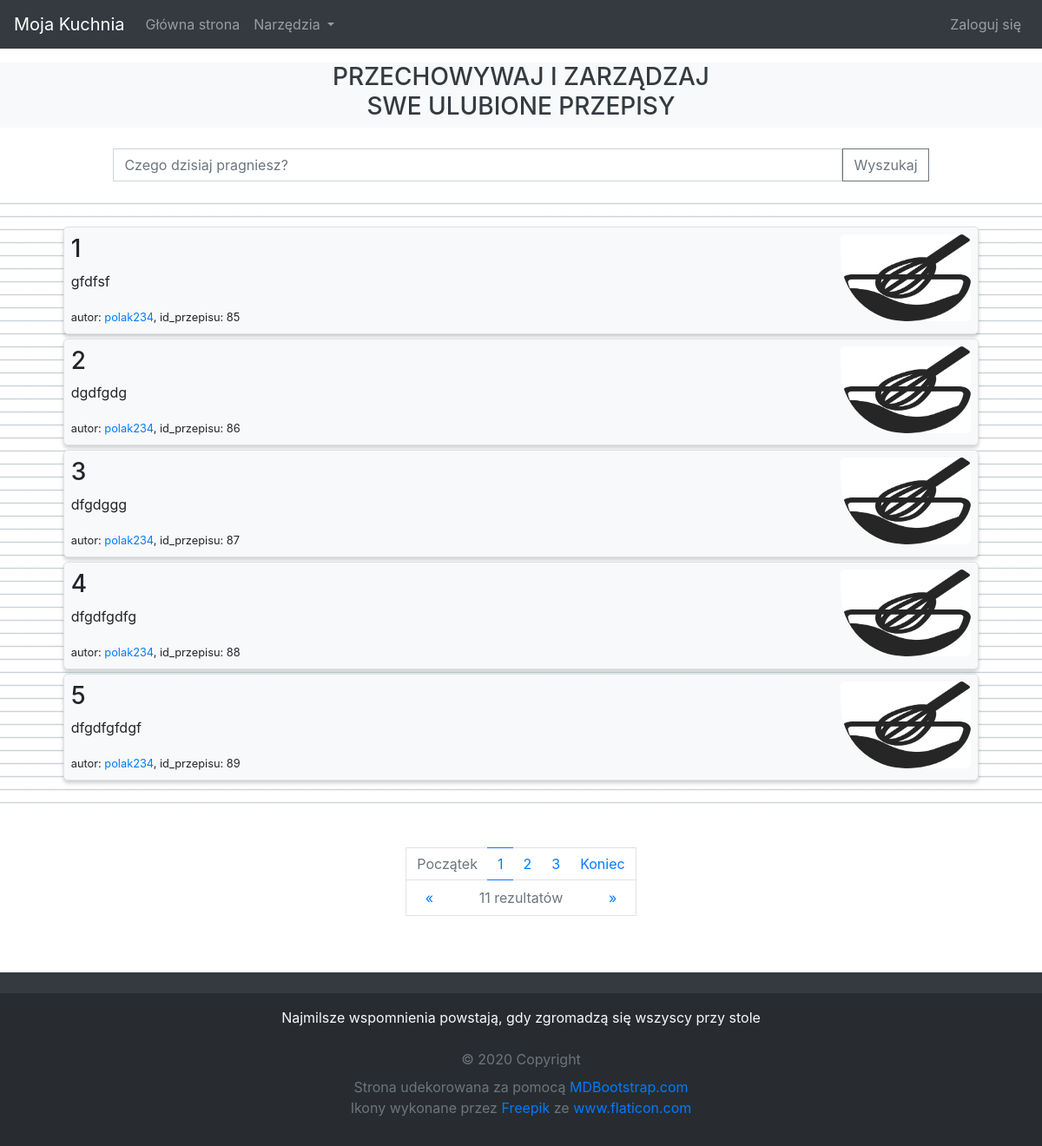
/, run on an earlier commit of the app's database.
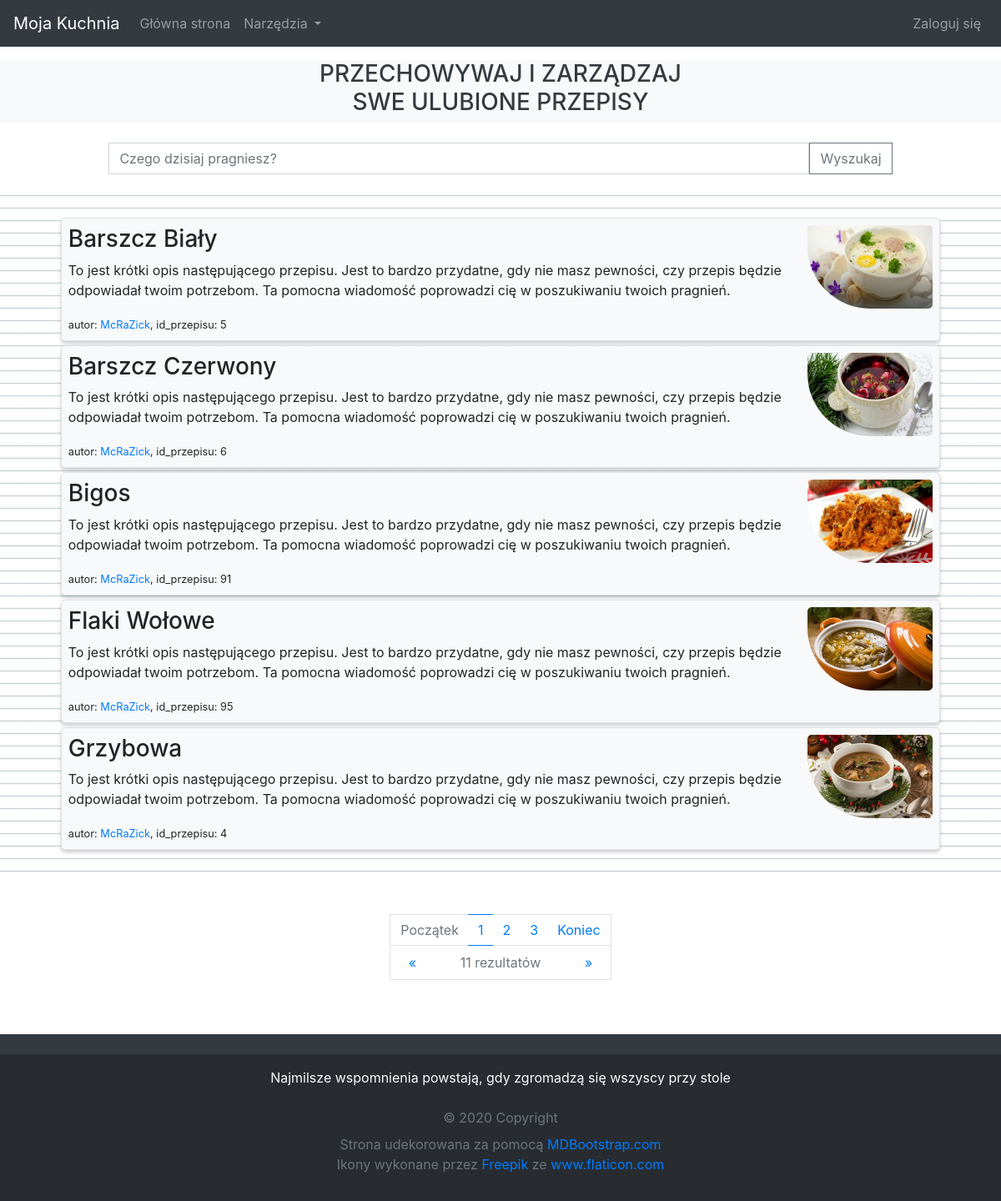
And on a later commit of the database.
### recipes/models.py (models this page shows, shortened)
class Recipe(models.Model):
	title 		= models.CharField(max_length=100, verbose_name= _('Tytuł przepisu'))
	author		= models.ForeignKey(User, on_delete=models.CASCADE, verbose_name= _('Autor'))
	image 		= models.ImageField(default='default_recipe.jpg', upload_to='recipe_pics', verbose_name= _('Wprowadź Obraz'))
	description = models.TextField(blank=True, verbose_name= _('Krutka deskrypcja przepisu'))
	method 		= models.TextField(blank=True, verbose_name= _('Wprowadź instrukcję sukcesywnego wykonania produktu'))

### recipes/views.py (the view)
# urls.py: path('', RecipeListView.as_view(), name='recipes-home'),
class RecipeListView(ListView):
	model = Recipe
	template_name = 'recipes/home.html' # <app>/<model>_<viewtype>.html
	context_object_name = 'recipes'
	ordering = [F('title').asc(nulls_last=True)]
	paginate_by = 5

### recipes/templates/recipes/home.html
{% extends "recipes/base.html" %}
{% load recipes_extras %}
{% block content %}
{% load static %}
	<form class="form-inline my-4 d-flex justify-content-center">
	  <input class="form-control" type="search" placeholder="Czego dzisiaj pragniesz?" aria-label="Search" style="border-radius:0; width:70%">
	  <button class="btn btn-outline-secondary" type="submit" style="border-radius: 0">Wyszukaj</button>
	</form>
	<div id="recipes" class="mt-4 mb-5 pt-4 pb-4" style="background-image: url('{% static 'recipes/img/background_notepad.png' %}'); background-size: 15px 15px">
	  <center class="container recipe-container">
		{% if recipes %}
		  {% for recipe in recipes %}
			<div class="border m-1 btn-light p-2 recipe-container" onclick="$(this).fadeOut(500); setTimeout(function(){window.location='{% url 'recipe-detail' recipe.id %}'}, 500)" style="overflow: auto; border-radius: 5px">
		      <article>
			    <img class="float-right" width="150px" height="100px" style="border-radius: 5px 5px 5px 75px" src="{{ recipe.image.url }}">
			    <h3>{{ recipe.title }}</h3>
			    <p>{{ recipe.description }}</p>
			    <small>
			      autor: <a href="{% url 'user-recipes' recipe.author.username %}">{{ recipe.author }}</a>,
			      id_przepisu: {{ recipe.id }}
			    </small>
		      </article>
	  	    </div>
		  {% endfor %}
		{% else %}
		  <div class="d-flex justify-content-center text-light p-5 text-center">
		    <h2>Sorry but no recipes are to be found</h2>
		  </div>
		{% endif %}
	  </center>
	</div>
	{% if is_paginated %}
	  <center class="pagination justify-content-center">
	    <nav id="home-pagination" aria-label="Page navigation example">
	      <div>
	  	    <ul class="pagination pagination-circle pg-blue mb-0">
	          <li class="page-item {% if not page_obj.has_previous %}disabled{% endif %}">
	            <a class="page-link" style="border-right: 0" aria-label="First" href="{% if page_obj.has_previous %}?page=1{% else %}#{% endif %}">
	              Początek
	            </a>
	          </li>
	          {% for num in page_obj.paginator.page_range %}
	            {% if page_obj.number == num %}
	              <li class="page-item active">
	          	    <a class="page-link page-link-active-fancy" href="?page={{ num }}">
	          	      {{ num }}
	          	    </a>
	              </li>
	            {% elif num > page_obj.number|add:'-3' and num < page_obj.number|add:'3' %}
	              <li class="page-item">
	          	    <a class="page-link page-link-fancy" href="?page={{ num }}">
	          	      {{ num }}
	          	    </a>
	              </li>
	            {% endif %}
	          {% endfor %}
	          <li class="page-item {% if not page_obj.has_next %}disabled{% endif %}">
	            <a class="page-link" style="border-left: 0" aria-label="Last" href="{% if page_obj.has_next %}?page={{ page_obj.paginator.num_pages }}{% else %}#{% endif %}">
	      	      Koniec
	            </a>
	          </li>
	        </ul>
	      </div>
	      <div name="page-flip">
	        <a style="border-right: 0" class="{% if not page_obj.has_previous %}disabled{% endif %}" aria-label="Previous" href="{% if page_obj.has_previous %}?page={{ page_obj.previous_page_number }}{% else %}#{% endif %}">
	          <span aria-hidden="true">&laquo;</span>
	        </a>
	        <a style="width: 60%; border-left: 0; border-right: 0; color: #6c757d; cursor: default">
	          <span id="search-result-counter">{{ page_obj.paginator.count }}</span>
			  rezultatów
	        </a>
	        <a style="border-left: 0" class="{% if not page_obj.has_next %}disabled{% endif %}" aria-label="Next" href="{% if page_obj.has_next %}?page={{ page_obj.next_page_number }}{% else %}#{% endif %}">
	          <span aria-hidden="true">&raquo;</span>
	        </a>
	      </div>
	    </nav>
	  </center>
	{% endif %}
{% endblock content %}

What changed in the data, as far as the page shows it:
removed Recipe: image (placeholder picture), title "1", description "gfdfsf", author "polak234", id "85"
removed Recipe: image (placeholder picture), title "2", description "dgdfgdg", author "polak234", id "86"
removed Recipe: image (placeholder picture), title "3", description "dfgdggg", author "polak234", id "87"
removed Recipe: image (placeholder picture), title "4", description "dfgdfgdfg", author "polak234", id "88"
removed Recipe: image (placeholder picture), title "5", description "dfgdfgfdgf", author "polak234", id "89"
now on this page (row edited): Recipe: image (picture), title "Barszcz Biały", description "To jest krótki opis następującego przepisu. Jest to bardzo przydatne, gdy nie masz pewności, czy przepis będzie odpowiadał twoim potrzebom. Ta pomocna wiadomość poprowadzi cię w poszukiwaniu twoich pragnień.", author "McRaZick", id "5"
now on this page (row edited): Recipe: image (picture), title "Barszcz Czerwony", description "To jest krótki opis następującego przepisu. Jest to bardzo przydatne, gdy nie masz pewności, czy przepis będzie odpowiadał twoim potrzebom. Ta pomocna wiadomość poprowadzi cię w poszukiwaniu twoich pragnień.", author "McRaZick", id "6"
added Recipe: image (picture), title "Bigos", description "To jest krótki opis następującego przepisu. Jest to bardzo przydatne, gdy nie masz pewności, czy przepis będzie odpowiadał twoim potrzebom. Ta pomocna wiadomość poprowadzi cię w poszukiwaniu twoich pragnień.", author "McRaZick", id "91"
added Recipe: image (picture), title "Flaki Wołowe", description "To jest krótki opis następującego przepisu. Jest to bardzo przydatne, gdy nie masz pewności, czy przepis będzie odpowiadał twoim potrzebom. Ta pomocna wiadomość poprowadzi cię w poszukiwaniu twoich pragnień.", author "McRaZick", id "95"
now on this page (row edited): Recipe: image (picture), title "Grzybowa", description "To jest krótki opis następującego przepisu. Jest to bardzo przydatne, gdy nie masz pewności, czy przepis będzie odpowiadał twoim potrzebom. Ta pomocna wiadomość poprowadzi cię w poszukiwaniu twoich pragnień.", author "McRaZick", id "4"
